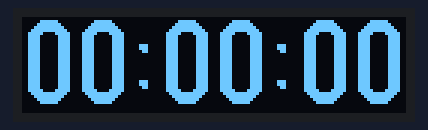
Bench run of a sketch on a simulated Arduino Uno, built with avr-gcc and run on an emulated ATmega328P. Shown: 128×32 one-colour display.

Above: at 0.1 s.
At 4.2 s:
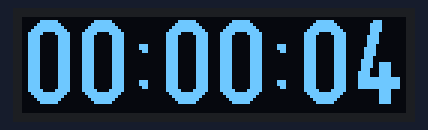
At 9.2 s:
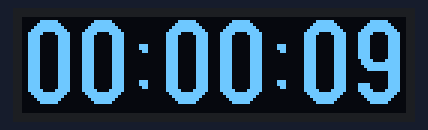
At 19.2 s:
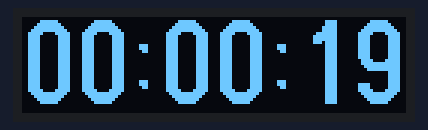
At 28.2 s:
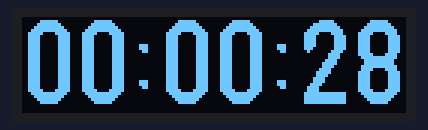
At 38.1 s:
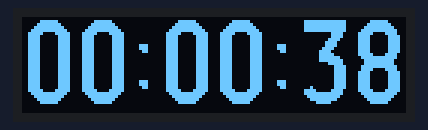

Measured:
- what the display in image 0 shows lasts 1.0 s, from 0.1 s to 1.1 s

The sketch:

lab13I5.ino
```cpp
#include <Arduino.h>
#include <U8g2lib.h>

U8G2_SSD1306_128X32_UNIVISION_F_HW_I2C u8g2(U8G2_R2);
int time_sec = 0;
int time_min = 0;
int time_h = 0;
char str [20];

void setup(void) {
   u8g2.begin();
}

void loop() {
  // put your main code here, to run repeatedly:
  time_sec=millis()/1000%60;
  time_min=millis()/60000%60;
  time_h=millis()/3600000%24;

  sprintf(str,"%02d:%02d:%02d", time_h,time_min,time_sec);


  u8g2.clearBuffer();          // clear the internal memory
  u8g2.setFont(u8g2_font_logisoso28_tr);  // choose a suitable font at https://github.com/olikraus/u8g2/wiki/fntlistall
  u8g2.drawStr(0,29,str);  // write something to the internal memory
  u8g2.sendBuffer();         // transfer internal memory to the display
  delay(100);
}
```
